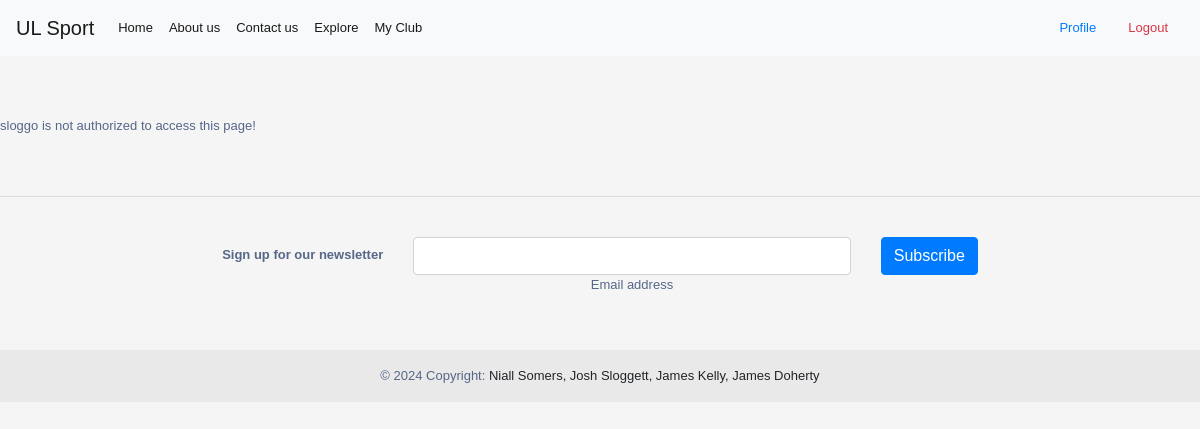
The page /admin (signed in) on the database as committed earlier.
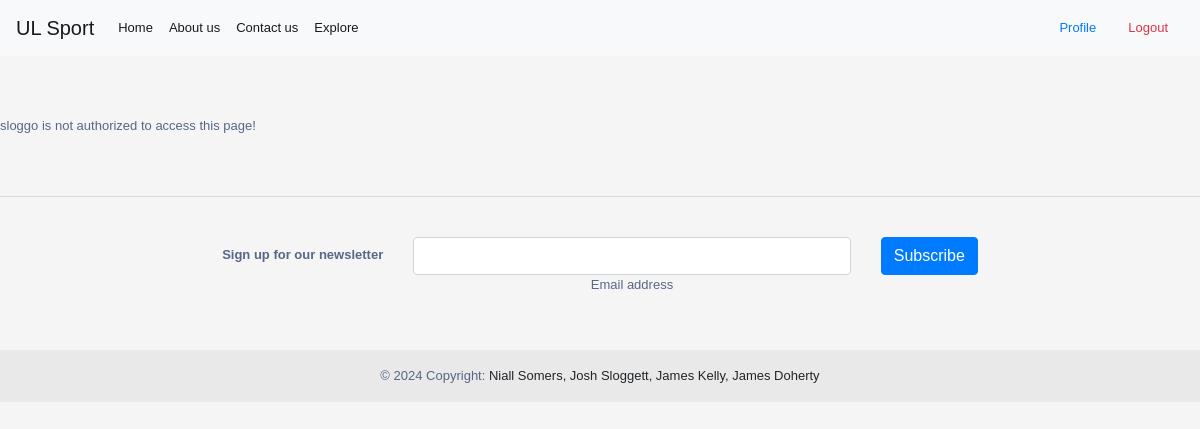
The same page on the database as committed later.
### tables this page shows
CREATE TABLE Users (
    UserID INTEGER PRIMARY KEY AUTOINCREMENT,
    Username TEXT NOT NULL,
    Password TEXT NOT NULL,
    Contact TEXT NOT NULL,
    Email TEXT NOT NULL,
    Role TEXT NOT NULL,
    ApprovalStatus TEXT DEFAULT 'Pending',
    CreatedAt TIMESTAMP DEFAULT CURRENT_TIMESTAMP,
    UpdatedAt TIMESTAMP DEFAULT CURRENT_TIMESTAMP
);

### permissionpages.py (the view)
def admin():
    if current_user is None:
        return render_template('/home.html',)
    else:
        conn = db.connect('db/user_data.db')
        cursor = conn.cursor()
        cursor.execute('SELECT * FROM Users WHERE UserID = ?', (current_user.id,))
        role_data = cursor.fetchone()
        cursor.execute('SELECT userid, username, email, contact, role, CreatedAt,approvalstatus FROM Users WHERE Role != \'Admin\'')
        user_data = cursor.fetchall()
        return render_template('/admin.html', current_user=current_user, role=role_data[5], users_data=user_data)

### app.py (called while the page is built, shortened)
@login_manager.user_loader
def load_user(user_id):
    conn = db.connect('db/user_data.db')
    cursor = conn.cursor()
    cursor.execute('SELECT * FROM Users WHERE UserID = ?', (user_id,))
    user_data = cursor.fetchone()
    conn.close()
    if user_data:
        return auth.User(user_data[0], user_data[1])

@app.context_processor
def utility_processor():
    def current_user_data():
        if current_user.is_authenticated:
            conn = db.connect('db/user_data.db')
            cursor = conn.cursor()
            cursor.execute('SELECT * FROM Users WHERE UserID = ?', (current_user.id,))
            currentUsrData = cursor.fetchone()
            userData = auth.USERDATA(
                currentUsrData[1],
                currentUsrData[3],
                currentUsrData[4],
                currentUsrData[5],
                currentUsrData[6]
            )
            print(userData.role)
            return userData
    return dict(user_data=current_user_data())

### templates/admin.html (shortened to what this page needs)
{% extends "base.html" %}
{% block content %}
{% if role == 'Admin' %}
<div class="container-xl">
    <div class="table-responsive">
        <div class="table-wrapper">
            <div class="table-title">
                <div class="row">
                    <div class="col-sm-5">
                        <h2><b>UL</b> Admin</h2>
                    </div>
                    <div class="col-sm-7">
                        <a href="#" class="btn btn-secondary"><i class="material-icons">&#xE147;</i> <span>Add New User</span></a>
                        <a href="#" class="btn btn-secondary"><i class="material-icons">&#xE24D;</i> <span>Export to Excel</span></a>
                    </div>
                </div>
            </div>
            <table class="table table-striped table-hover">
                <thead>
                    <tr>
                        <th>ID</th>
                        <th>Name</th>
                        <th>Email</th>
                        <th>Phone</th>
                        <th>Role</th>
                        <th>Status</th>
                        <th>Date Created</th>
                        <th>Action</th>
                    </tr>
                </thead>
                <tbody>
                {% for data in users_data %}
                    <tr>
                        <td>{{data[0]}}</td>
                        <td>{{data[1]}}</td>
                        <td>{{data[2]}}</td>
                        <td>{{data[3]}}</td>
                        <form method="post" action="{{ url_for('updateMember') }}">
                            <td>
                                        <input type="hidden" name="userID" value="{{data[0]}}"/>
                                        <select class="select form-control" id="select" name="role">
                                            <option value="Coordinator" {% if data[4] == "Coordinator" %}selected{% endif %}>Coordinator</option>
                                            <option value="Student" {% if data[4] == "Student" %}selected{% endif %}>Student</option>
                                        </select>
                            </td>
                            {% if data[6] != "Pending" %}
                                <td><input type="hidden" name="approval" value="on"/><span class="status text-success">&bull;</span> {{data[6]}}</td>
                            {% else %}
                                <td><input type="checkbox" name="approval"/><span class="status text-danger">&bull;</span> {{data[6]}}</td>
                            {% endif %}
                            <td>{{data[5]}}</td>
                            <td>
                                  <button type="submit" style="background: transparent; border: 0; padding: 0; color: blue;" class="update-user" title="Update User" data-toggle="tooltip">
                                    <i class="material-icons">&#xE5CA;</i>
                                  </button>
                                <a href="#" class="delete" title="Delete" data-toggle="tooltip"><i class="material-icons">&#xE5C9;</i></a>
                            </td>
                        </form>
                    </tr>
                    {% endfor %}
                </tbody>
            </table>
            <div class="clearfix">
                <div class="hint-text">Showing <b>#</b> out of <b>#</b> entries</div>
                <ul class="pagination">
                    <li class="page-item disabled"><a href="#">Previous</a></li>
                    <li class="page-item active"><a href="#" class="page-link">1</a></li>
                    <li class="page-item"><a href="#" class="page-link">2</a></li>
                    <li class="page-item "><a href="#" class="page-link">3</a></li>
                    <li class="page-item"><a href="#" class="page-link">4</a></li>
                    <li class="page-item"><a href="#" class="page-link">5</a></li>
                    <li class="page-item"><a href="#" class="page-link">Next</a></li>
                </ul>
            </div>
        </div>
    </div>
</div>
        {% else %}
        <p>{{current_user.username}} is not authorized to access this page!</p>
        {% endif %}
{% endblock %}

### templates/base.html (shortened to what this page needs)
<!DOCTYPE html>
<html lang="en">
<head>
        <link rel="stylesheet" href="https://cdn.jsdelivr.net/npm/bootstrap@4.6.2/dist/css/bootstrap.min.css">
</head>
<body>
    <nav class="navbar navbar-expand-lg navbar-light bg-light navbar sticky-top">
        <a class="navbar-brand" href="#">UL Sport</a>
        <div class="collapse navbar-collapse" id="navbarSupportedContent">
          <ul class="navbar-nav mr-auto">
            <li class="nav-item active">
              <a class="nav-link" href="{{url_for('home')}}">Home <span class="sr-only">(current)</span></a>
            </li>
            <li class="nav-item active">
              <a class="nav-link" href="{{url_for('about')}}">About us<span class="sr-only">(current)</span></a>
            </li>
            <li class="nav-item active">
              <a class="nav-link" href="{{url_for('contact')}}">Contact us<span class="sr-only">(current)</span></a>
            </li>
            <li class="nav-item active">
              <a class="nav-link" href="{{url_for('explore')}}">Explore<span class="sr-only">(current)</span></a>
            </li>
              {% if user_data.role == 'Coordinator' %}
            <li class="nav-item active">
              <a class="nav-link" href="{{url_for('myclub')}}">My Club<span class="sr-only">(current)</span></a>
            </li>
              {% endif %}
          </ul>
            {% if not current_user.is_authenticated %}
            <a class="nav-link" href="{{url_for('login')}}">Login<span class="sr-only">(current)</span></a>
            {% else %}
            <a class="nav-link" href="{{url_for('profile')}}">Profile<span class="sr-only">(current)</span></a>
            <a class="nav-link text-danger" href="{{url_for('logout')}}">Logout<span class="sr-only">(current)</span></a>
            {% endif %}
          </div>
      </nav>
    <div id="content">
        {% block content %}{% endblock %}
    </div>
    <footer class="bg-body-tertiary text-center">
      <hr>
        <div class="container p-4 pb-0">
          <section class="">
            <form action="">
              <div class="row d-flex justify-content-center">
                <div class="col-auto">
                  <p class="pt-2">
                    <strong>Sign up for our newsletter</strong>
                  </p>
                </div>
                <div class="col-md-5 col-12">
                  <div data-mdb-input-init class="form-outline mb-4">
                    <input type="email" id="form5Example26" class="form-control" />
                    <label class="form-label" for="form5Example26">Email address</label>
                  </div>
                </div>
                <div class="col-auto">
                  <button data-mdb-ripple-init type="submit" class="btn btn-primary mb-4">
                    Subscribe
                  </button>
                </div>
              </div>
            </form>
          </section>
        </div>
        <div class="text-center p-3" style="background-color: rgba(0, 0, 0, 0.05);">
          © 2024 Copyright:
          <a class="text-body" href="https://mdbootstrap.com/">Niall Somers, Josh Sloggett, James Kelly, James Doherty</a>
        </div>
      </footer>
</body>
</html>

### templates/base.html (style rules this page uses)
footer { bottom:0; width: 100%; margin-top: 5%; }
body { min-height: 100vh; overflow-x: hidden; }
nav { margin-bottom: 5%; }

### templates/admin.html (style rules this page uses)
body { color: #566787; background: #f5f5f5; font-family: 'Varela Round', sans-serif; font-size: 13px; }
.text-danger { color: #ff5b5b; }

Rows that differ between the two databases and show on the page:
changed Users "sloggo": Role "Coordinator" → "Student" (drawn)
Other text that changed with them:
text no longer shown: "My Club"
